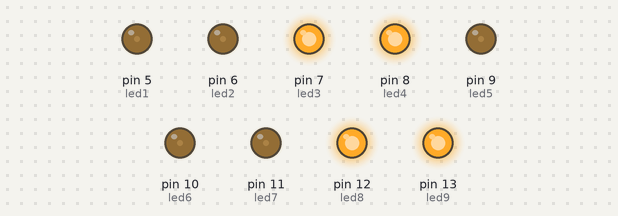
The sketch below on a simulated Arduino Uno, built with avr-gcc and run on an emulated ATmega328P. Shown: output pins drawn as LEDs (lit = HIGH). Random numbers use the default seed unless the sketch sets one.

Above: at 3.7 s.
Timing chart, 0 to 40.0 s (numbered marks = the images above):
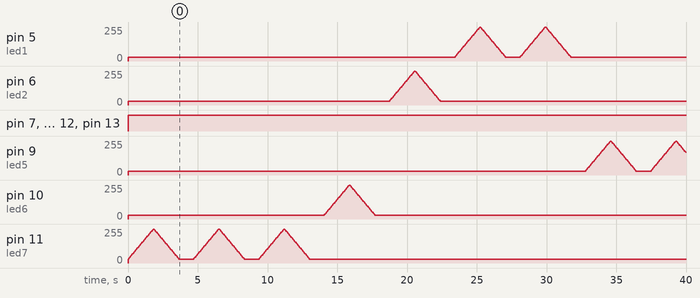

Measured:
- by itself, pin 6 (led2): rises from 0/255 to 255/255 in 20.5 s, then falls to 30/255 in 1.8 s
- by itself, pin 7 (led3), pin 8 (led4), pin 12 (led8), pin 13 (led9): LOW → HIGH at 0.00 s
- by itself, pin 10 (led6): rises from 0/255 to 255/255 in 15.8 s, then falls to 30/255 in 1.8 s

The sketch:

sparkleLEDs.ino
```cpp
//make it easier to reference the output pins
int led1 = 5; //linksboven top & linksachter - fade
int led2 = 6; //middenvoor - fade
int led3 = 7; //rechterzij - aan/uit
int led4 = 8; //rechterheup - aan/uit
int led5 = 9; //linkerzijde - fade
int led6 = 10; //sterrenbeeld - fade
int led7 = 11; //linkerheup - fade
int led8 = 12; //links ondderin - aan/uit
int led9 = 13; //midden rug & rechts bovenin - aan/uit

int staticLedsValue = 130;

int fadePins[] = {led1,led2,led5,led6, led7};

int waitTimeDown = 1000; // The time the LEDs stays off
int waitTime = 40; // The time the LEDs stays on
int minBrightness = 30; // Lowest brightness of the LED
int maxBrightness = 255; // Max brightness of the LED
int fadeAmount = 5; // the value of which the LED increases or decreases the brightness

void setup() {
  Serial.begin(9600);
  pinMode(led1, OUTPUT);
  pinMode(led2, OUTPUT);
  pinMode(led3, OUTPUT);
  pinMode(led4, OUTPUT);
  pinMode(led5, OUTPUT);
  pinMode(led6, OUTPUT);
  pinMode(led7, OUTPUT);
  pinMode(led8, OUTPUT);
  randomSeed(analogRead(0));
}

void loop() {
  analogWrite(led3, staticLedsValue);
  analogWrite(led4, staticLedsValue);
  analogWrite(led8, staticLedsValue);
  analogWrite(led9, staticLedsValue);

  analogWrite(led1, minBrightness);
  analogWrite(led2, minBrightness);
  analogWrite(led5, minBrightness);
  analogWrite(led6, minBrightness);
  analogWrite(led7, minBrightness);

  int randomLED = random(5);
  int chosenLED = fadePins[randomLED];
  sparkleLED(chosenLED);
}

void sparkleLED(int chosenLED){
  for (int i=minBrightness; i <= maxBrightness; i+=fadeAmount){
  analogWrite(chosenLED, i);
  delay(waitTime);
  }

  for (int i=maxBrightness; i >= minBrightness; i-=fadeAmount){
  analogWrite(chosenLED, i);;
  delay(waitTime);
  }

  delay(waitTimeDown);
}
```
